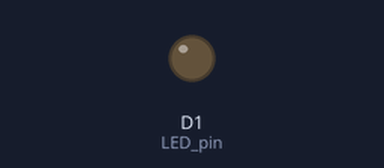
A sketch run on a simulated ESP8266 (NodeMCU). Shown: output pins drawn as LEDs (lit = HIGH).

Above: at 0.1 s.
At 73.4 s:
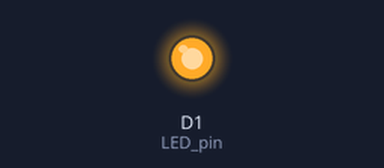
Timing chart, 0 to 95.4 s (numbered marks = the images above):
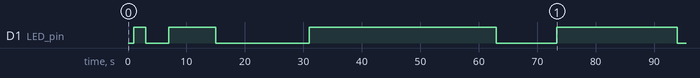

Measured:
- by itself, D1 (LED_pin): LOW → HIGH at 1.0 s, → LOW 2.0 s later, → HIGH 4.0 s later, → LOW 8.0 s later, … (8 changes in this stretch)

The sketch:

ESP8266_Timer_Interrupts.ino
```cpp
volatile boolean LED_state = false;
#define LED_pin   D1

void setup() {
  Serial.begin(115200);
  pinMode(D1, OUTPUT); // LED pin
  noInterrupts();                                // Switch off interrupts whilst they are set up
  timer0_isr_init();                             // Initialise Timer0
  timer0_attachInterrupt(ISR);                   // Goto the ISR function below when an interrupt occurs
  timer0_write(ESP.getCycleCount() + 80000000L); // Pre-load timer with a time value (1-second)
  interrupts();                                  // Switch interrupts back on
}

void loop() {
  delay(100000);                                 // Do nothing, but the LED keeps flashing!
}

ICACHE_RAM_ATTR void ISR (void) {                                // Timer reached zero, now re-load it to repeat
  timer0_write(ESP.getCycleCount() + 80000000L); // Reset the timer, do this first for timing accuracy
  LED_state = !LED_state;                        // Toggle the current LED_state
  digitalWrite(LED_pin, LED_state);              // Flash the LED on or off
}
```
